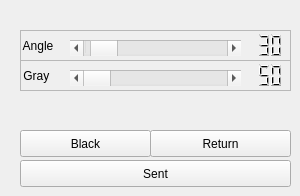
       <widget class="QWidget" name="tab_10">
        <attribute name="title">
         <string>Black</string>
        </attribute>
        <widget class="QFrame" name="frame_19">
         <property name="geometry">
          <rect>
           <x>20</x>
           <y>30</y>
           <width>271</width>
           <height>31</height>
          </rect>
         </property>
         <property name="frameShape">
          <enum>QFrame::StyledPanel</enum>
         </property>
         <property name="frameShadow">
          <enum>QFrame::Raised</enum>
         </property>
         <widget class="QScrollBar" name="Black_Angle_">
          <property name="geometry">
           <rect>
            <x>50</x>
            <y>10</y>
            <width>171</width>
            <height>16</height>
           </rect>
          </property>
          <property name="minimum">
           <number>10</number>
          </property>
          <property name="maximum">
           <number>360</number>
          </property>
          <property name="pageStep">
           <number>1</number>
          </property>
          <property name="value">
           <number>30</number>
          </property>
          <property name="orientation">
           <enum>Qt::Horizontal</enum>
          </property>
         </widget>
         <widget class="QLCDNumber" name="Black_Angle_num">
          <property name="geometry">
           <rect>
            <x>200</x>
            <y>0</y>
            <width>64</width>
            <height>31</height>
           </rect>
          </property>
          <property name="frameShape">
           <enum>QFrame::NoFrame</enum>
          </property>
          <property name="value" stdset="0">
           <double>30.000000000000000</double>
          </property>
         </widget>
         <widget class="QLabel" name="label_angle">
          <property name="geometry">
           <rect>
            <x>0</x>
            <y>0</y>
            <width>51</width>
            <height>31</height>
           </rect>
          </property>
          <property name="text">
           <string> Angle</string>
          </property>
         </widget>
        </widget>
        <widget class="QFrame" name="frame_20">
         <property name="geometry">
          <rect>
           <x>20</x>
           <y>60</y>
           <width>271</width>
           <height>31</height>
          </rect>
         </property>
         <property name="frameShape">
          <enum>QFrame::StyledPanel</enum>
         </property>
         <property name="frameShadow">
          <enum>QFrame::Raised</enum>
         </property>
         <widget class="QLCDNumber" name="Black_inner_num">
          <property name="geometry">
           <rect>
            <x>200</x>
            <y>0</y>
            <width>64</width>
            <height>31</height>
           </rect>
          </property>
          <property name="frameShape">
           <enum>QFrame::NoFrame</enum>
          </property>
          <property name="value" stdset="0">
           <double>50.000000000000000</double>
          </property>
         </widget>
         <widget class="QScrollBar" name="Black_Gray">
          <property name="enabled">
           <bool>true</bool>
          </property>
          <property name="geometry">
           <rect>
            <x>50</x>
            <y>10</y>
            <width>171</width>
            <height>16</height>
           </rect>
          </property>
          <property name="minimum">
           <number>50</number>
          </property>
          <property name="maximum">
           <number>240</number>
          </property>
          <property name="orientation">
           <enum>Qt::Horizontal</enum>
          </property>
         </widget>
         <widget class="QLabel" name="label_inner">
          <property name="geometry">
           <rect>
            <x>0</x>
            <y>0</y>
            <width>41</width>
            <height>31</height>
           </rect>
          </property>
          <property name="text">
           <string> Gray</string>
          </property>
         </widget>
        </widget>
        <widget class="QPushButton" name="Return">
         <property name="geometry">
          <rect>
           <x>150</x>
           <y>130</y>
           <width>141</width>
           <height>27</height>
          </rect>
         </property>
         <property name="text">
          <string>Return</string>
         </property>
        </widget>
        <widget class="QPushButton" name="Black_Threshold">
         <property name="geometry">
          <rect>
           <x>20</x>
           <y>130</y>
           <width>131</width>
           <height>27</height>
          </rect>
         </property>
         <property name="text">
          <string>Black</string>
         </property>
        </widget>
        <widget class="QPushButton" name="Black_savedata">
         <property name="geometry">
          <rect>
           <x>20</x>
           <y>160</y>
           <width>271</width>
           <height>27</height>
          </rect>
         </property>
         <property name="text">
          <string>Sent</string>
         </property>
        </widget>
       </widget>
